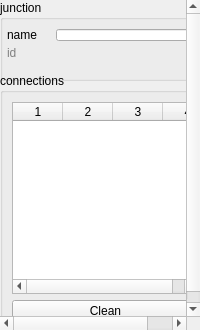
<?xml version="1.0" encoding="UTF-8"?>
<ui version="4.0">
 <class>JunctionSettings</class>
 <widget class="QWidget" name="JunctionSettings">
  <property name="geometry">
   <rect>
    <x>0</x>
    <y>0</y>
    <width>200</width>
    <height>330</height>
   </rect>
  </property>
  <property name="minimumSize">
   <size>
    <width>0</width>
    <height>152</height>
   </size>
  </property>
  <property name="windowTitle">
   <string>Form</string>
  </property>
  <layout class="QGridLayout" name="gridLayout_2">
   <property name="leftMargin">
    <number>0</number>
   </property>
   <property name="topMargin">
    <number>0</number>
   </property>
   <property name="rightMargin">
    <number>0</number>
   </property>
   <property name="bottomMargin">
    <number>0</number>
   </property>
   <item row="0" column="0">
    <widget class="QScrollArea" name="scrollArea">
     <property name="frameShape">
      <enum>QFrame::NoFrame</enum>
     </property>
     <property name="verticalScrollBarPolicy">
      <enum>Qt::ScrollBarAsNeeded</enum>
     </property>
     <property name="horizontalScrollBarPolicy">
      <enum>Qt::ScrollBarAsNeeded</enum>
     </property>
     <property name="widgetResizable">
      <bool>true</bool>
     </property>
     <widget class="QWidget" name="scrollAreaWidgetContents">
      <property name="geometry">
       <rect>
        <x>0</x>
        <y>0</y>
        <width>220</width>
        <height>328</height>
       </rect>
      </property>
      <property name="minimumSize">
       <size>
        <width>220</width>
        <height>328</height>
       </size>
      </property>
      <widget class="QGroupBox" name="groupBox">
       <property name="geometry">
        <rect>
         <x>0</x>
         <y>0</y>
         <width>211</width>
         <height>81</height>
        </rect>
       </property>
       <property name="sizePolicy">
        <sizepolicy hsizetype="Preferred" vsizetype="Preferred">
         <horstretch>0</horstretch>
         <verstretch>0</verstretch>
        </sizepolicy>
       </property>
       <property name="title">
        <string>junction</string>
       </property>
       <layout class="QGridLayout" name="gridLayout">
        <property name="leftMargin">
         <number>4</number>
        </property>
        <property name="rightMargin">
         <number>4</number>
        </property>
        <property name="bottomMargin">
         <number>0</number>
        </property>
        <item row="1" column="0">
         <widget class="QLabel" name="label_2">
          <property name="styleSheet">
           <string notr="true">color: gray;</string>
          </property>
          <property name="text">
           <string>id</string>
          </property>
         </widget>
        </item>
        <item row="0" column="2">
         <widget class="QLineEdit" name="nameBox"/>
        </item>
        <item row="2" column="1" rowspan="2">
         <widget class="QLabel" name="idLabel_2">
          <property name="text">
           <string/>
          </property>
         </widget>
        </item>
        <item row="0" column="0">
         <widget class="QLabel" name="nameLabel">
          <property name="text">
           <string>name</string>
          </property>
         </widget>
        </item>
        <item row="1" column="2">
         <widget class="QLabel" name="idLabel">
          <property name="styleSheet">
           <string notr="true">color: gray;</string>
          </property>
          <property name="text">
           <string/>
          </property>
         </widget>
        </item>
       </layout>
      </widget>
      <widget class="QGroupBox" name="groupBox_2">
       <property name="geometry">
        <rect>
         <x>0</x>
         <y>73</y>
         <width>211</width>
         <height>261</height>
        </rect>
       </property>
       <property name="sizePolicy">
        <sizepolicy hsizetype="Preferred" vsizetype="Preferred">
         <horstretch>0</horstretch>
         <verstretch>0</verstretch>
        </sizepolicy>
       </property>
       <property name="title">
        <string>connections</string>
       </property>
       <layout class="QVBoxLayout" name="verticalLayout">
        <item>
         <widget class="QTableWidget" name="connectionTableWidget">
          <property name="sizePolicy">
           <sizepolicy hsizetype="Expanding" vsizetype="Fixed">
            <horstretch>0</horstretch>
            <verstretch>0</verstretch>
           </sizepolicy>
          </property>
          <property name="maximumSize">
           <size>
            <width>343</width>
            <height>16777215</height>
           </size>
          </property>
          <property name="editTriggers">
           <set>QAbstractItemView::NoEditTriggers</set>
          </property>
          <property name="verticalScrollMode">
           <enum>QAbstractItemView::ScrollPerPixel</enum>
          </property>
          <property name="horizontalScrollMode">
           <enum>QAbstractItemView::ScrollPerPixel</enum>
          </property>
          <property name="columnCount">
           <number>4</number>
          </property>
          <attribute name="horizontalHeaderDefaultSectionSize">
           <number>50</number>
          </attribute>
          <attribute name="horizontalHeaderHighlightSections">
           <bool>false</bool>
          </attribute>
          <attribute name="horizontalHeaderStretchLastSection">
           <bool>true</bool>
          </attribute>
          <attribute name="verticalHeaderVisible">
           <bool>false</bool>
          </attribute>
          <attribute name="verticalHeaderDefaultSectionSize">
           <number>21</number>
          </attribute>
          <attribute name="verticalHeaderHighlightSections">
           <bool>false</bool>
          </attribute>
          <attribute name="verticalHeaderMinimumSectionSize">
           <number>21</number>
          </attribute>
          <column/>
          <column/>
          <column/>
          <column/>
         </widget>
        </item>
        <item>
         <widget class="QPushButton" name="cleanConnectionsButton">
          <property name="text">
           <string extracomment="removed unused connections">Clean</string>
          </property>
         </widget>
        </item>
       </layout>
      </widget>
     </widget>
    </widget>
   </item>
  </layout>
 </widget>
 <resources/>
 <connections/>
</ui>
